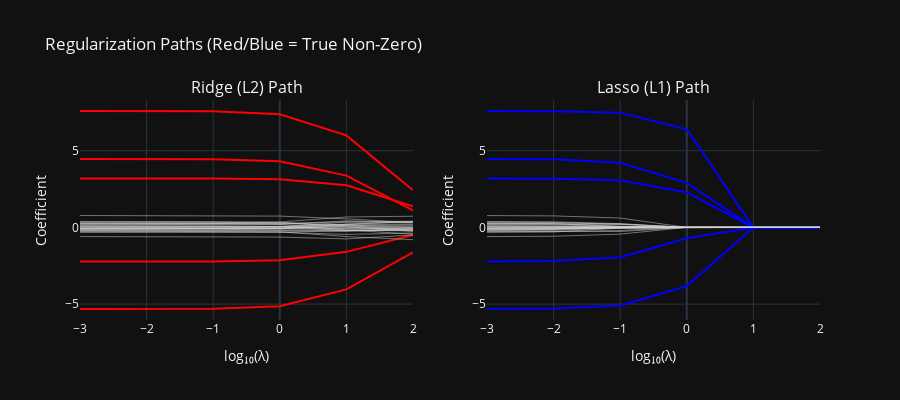

The notebook cell this image was saved under:
### Markdown cell above
##### Heavily inspired by

### Code cell
from sklearn.linear_model import LinearRegression, Ridge, Lasso, ElasticNet
from plotly.subplots import make_subplots
import plotly.graph_objects as go
lambdas = [0.001, 0.01, 0.1, 1, 10, 100]


np.random.seed(42)
n, p = 100, 30
X = np.random.randn(n, p)
trueBeta = np.zeros(p)
trueBeta[:5] = [8, -5, 3, -2, 4]
y = (X @ trueBeta) + (np.random.randn(n) * 2)


XTrain, XTest, yTrain, yTest = train_test_split(X, y, test_size=0.3, random_state=0)
ridge_coefs = []
lasso_coefs = []

for lam in lambdas:
    # Ridge
    ridge = Ridge(alpha=lam, fit_intercept=False)
    ridge.fit(XTrain, yTrain)
    ridge_coefs.append(ridge.coef_)

    lasso = Lasso(alpha=lam, fit_intercept=False, max_iter=10000)
    lasso.fit(XTrain, yTrain)
    lasso_coefs.append(lasso.coef_)

ridge_coefs = np.array(ridge_coefs)
lasso_coefs = np.array(lasso_coefs)

# Plot regularization paths
fig = make_subplots(rows=1, cols=2, subplot_titles=('Ridge (L2) Path', 'Lasso (L1) Path'))

for j in range(p):
    color = 'red' if j < 5 else 'lightgray'
    width = 2 if j < 5 else 0.5
    fig.add_trace(
        go.Scatter(x=np.log10(lambdas), y=ridge_coefs[:, j],
                   mode='lines', line=dict(color=color, width=width),
                   showlegend=False),
        row=1, col=1
    )
for j in range(p):
    color = 'blue' if j < 5 else 'lightgray'
    width = 2 if j < 5 else 0.5
    fig.add_trace(
        go.Scatter(x=np.log10(lambdas), y=lasso_coefs[:, j],
                   mode='lines', line=dict(color=color, width=width),
                   showlegend=False),
        row=1, col=2
    )

fig.update_layout(height=400, width=900,
                  title_text='Regularization Paths (Red/Blue = True Non-Zero)')
fig.update_xaxes(title_text='log_{10}(\mu)', row=1, col=1)
fig.update_xaxes(title_text='log_{10}(\mu)', row=1, col=2)
fig.update_yaxes(title_text='Coefficient', row=1, col=1)
fig.update_yaxes(title_text='Coefficient', row=1, col=2)
fig.show()


print("\nRIDGE (L2):")
for i, lam in enumerate(lambdas):
    max_coef = np.max(np.abs(ridge_coefs[i]))
    print(f"  \mu={lam:6.3f}: Max |coef| = {max_coef:.4f}")

print("\nLASSO (L1):")
for i, lam in enumerate(lambdas):
    n_zero = np.sum(lasso_coefs[i] == 0)
    print(f"  \mu={lam:6.3f}: {n_zero} coefficients exactly zero")



from sklearn.model_selection import GridSearchCV

# Extended lambda range for CV
lambdas_cv = np.logspace(-3, 2, 50)

ridge_cv = GridSearchCV(
    Ridge(fit_intercept=False),
    {'alpha': lambdas_cv},
    cv=5,
    scoring='neg_mean_squared_error'
)
ridge_cv.fit(XTrain, yTrain)

# Lasso CV
lasso_cv = GridSearchCV(
    Lasso(fit_intercept=False, max_iter=10000),
    {'alpha': lambdas_cv},
    cv=5,
    scoring='neg_mean_squared_error'
)
lasso_cv.fit(XTrain, yTrain)

### Figure 1 — Plotly figure (JSON) as saved in the notebook; plotly's stock layout.template omitted (floating-point values rounded to 4 significant figures)
{"data": [{"line": {"color": "red", "width": 2}, "mode": "lines", "showlegend": false, "x": [-3.0, -2.0, -1.0, 0.0, 1.0, 2.0], "y": [7.587, 7.585, 7.565, 7.376, 5.997, 2.422], "type": "scatter", "xaxis": "x", "yaxis": "y"}, {"line": {"color": "red", "width": 2}, "mode": "lines", "showlegend": false, "x": [-3.0, -2.0, -1.0, 0.0, 1.0, 2.0], "y": [-5.321, -5.319, -5.302, -5.139, -4.04, -1.624], "type": "scatter", "xaxis": "x", "yaxis": "y"}, {"line": {"color": "red", "width": 2}, "mode": "lines", "showlegend": false, "x": [-3.0, -2.0, -1.0, 0.0, 1.0, 2.0], "y": [3.186, 3.186, 3.181, 3.133, 2.746, 1.369], "type": "scatter", "xaxis": "x", "yaxis": "y"}, {"line": {"color": "red", "width": 2}, "mode": "lines", "showlegend": false, "x": [-3.0, -2.0, -1.0, 0.0, 1.0, 2.0], "y": [-2.23, -2.23, -2.221, -2.138, -1.595, -0.4905], "type": "scatter", "xaxis": "x", "yaxis": "y"}, {"line": {"color": "red", "width": 2}, "mode": "lines", "showlegend": false, "x": [-3.0, -2.0, -1.0, 0.0, 1.0, 2.0], "y": [4.457, 4.456, 4.443, 4.315, 3.375, 1.113], "type": "scatter", "xaxis": "x", "yaxis": "y"}, {"line": {"color": "lightgray", "width": 0.5}, "mode": "lines", "showlegend": false, "x": [-3.0, -2.0, -1.0, 0.0, 1.0, 2.0], "y": [0.1672, 0.1676, 0.172, 0.2127, 0.4246, 0.3545], "type": "scatter", "xaxis": "x", "yaxis": "y"}, {"line": {"color": "lightgray", "width": 0.5}, "mode": "lines", "showlegend": false, "x": [-3.0, -2.0, -1.0, 0.0, 1.0, 2.0], "y": [-0.06053, -0.06078, -0.06324, -0.08514, -0.1595, 0.006094], "type": "scatter", "xaxis": "x", "yaxis": "y"}, {"line": {"color": "lightgray", "width": 0.5}, "mode": "lines", "showlegend": false, "x": [-3.0, -2.0, -1.0, 0.0, 1.0, 2.0], "y": [0.3881, 0.3877, 0.383, 0.3382, 0.04808, -0.267], "type": "scatter", "xaxis": "x", "yaxis": "y"}, {"line": {"color": "lightgray", "width": 0.5}, "mode": "lines", "showlegend": false, "x": [-3.0, -2.0, -1.0, 0.0, 1.0, 2.0], "y": [0.1079, 0.1073, 0.1013, 0.0471, -0.2107, -0.215], "type": "scatter", "xaxis": "x", "yaxis": "y"}, {"line": {"color": "lightgray", "width": 0.5}, "mode": "lines", "showlegend": false, "x": [-3.0, -2.0, -1.0, 0.0, 1.0, 2.0], "y": [-0.08838, -0.08841, -0.08871, -0.0911, -0.08959, -0.0468], "type": "scatter", "xaxis": "x", "yaxis": "y"}, {"line": {"color": "lightgray", "width": 0.5}, "mode": "lines", "showlegend": false, "x": [-3.0, -2.0, -1.0, 0.0, 1.0, 2.0], "y": [0.773, 0.7726, 0.7692, 0.737, 0.5526, 0.3207], "type": "scatter", "xaxis": "x", "yaxis": "y"}, {"line": {"color": "lightgray", "width": 0.5}, "mode": "lines", "showlegend": false, "x": [-3.0, -2.0, -1.0, 0.0, 1.0, 2.0], "y": [0.04739, 0.04762, 0.04986, 0.07091, 0.194, 0.215], "type": "scatter", "xaxis": "x", "yaxis": "y"}, {"line": {"color": "lightgray", "width": 0.5}, "mode": "lines", "showlegend": false, "x": [-3.0, -2.0, -1.0, 0.0, 1.0, 2.0], "y": [-0.04155, -0.04093, -0.03479, 0.02241, 0.3389, 0.406], "type": "scatter", "xaxis": "x", "yaxis": "y"}, {"line": {"color": "lightgray", "width": 0.5}, "mode": "lines", "showlegend": false, "x": [-3.0, -2.0, -1.0, 0.0, 1.0, 2.0], "y": [-0.02119, -0.02083, -0.01724, 0.01627, 0.2143, 0.3716], "type": "scatter", "xaxis": "x", "yaxis": "y"}, {"line": {"color": "lightgray", "width": 0.5}, "mode": "lines", "showlegend": false, "x": [-3.0, -2.0, -1.0, 0.0, 1.0, 2.0], "y": [-0.2787, -0.2791, -0.2824, -0.3131, -0.4597, -0.3673], "type": "scatter", "xaxis": "x", "yaxis": "y"}, {"line": {"color": "lightgray", "width": 0.5}, "mode": "lines", "showlegend": false, "x": [-3.0, -2.0, -1.0, 0.0, 1.0, 2.0], "y": [0.2017, 0.202, 0.2046, 0.2293, 0.3637, 0.301], "type": "scatter", "xaxis": "x", "yaxis": "y"}, {"line": {"color": "lightgray", "width": 0.5}, "mode": "lines", "showlegend": false, "x": [-3.0, -2.0, -1.0, 0.0, 1.0, 2.0], "y": [-0.1157, -0.1153, -0.1106, -0.06683, 0.2001, 0.3768], "type": "scatter", "xaxis": "x", "yaxis": "y"}, {"line": {"color": "lightgray", "width": 0.5}, "mode": "lines", "showlegend": false, "x": [-3.0, -2.0, -1.0, 0.0, 1.0, 2.0], "y": [-0.2415, -0.2419, -0.2463, -0.2894, -0.5999, -0.8024], "type": "scatter", "xaxis": "x", "yaxis": "y"}, {"line": {"color": "lightgray", "width": 0.5}, "mode": "lines", "showlegend": false, "x": [-3.0, -2.0, -1.0, 0.0, 1.0, 2.0], "y": [-0.199, -0.1991, -0.2005, -0.2122, -0.253, -0.09489], "type": "scatter", "xaxis": "x", "yaxis": "y"}, {"line": {"color": "lightgray", "width": 0.5}, "mode": "lines", "showlegend": false, "x": [-3.0, -2.0, -1.0, 0.0, 1.0, 2.0], "y": [0.2681, 0.2674, 0.2607, 0.1976, -0.1707, -0.4404], "type": "scatter", "xaxis": "x", "yaxis": "y"}, {"line": {"color": "lightgray", "width": 0.5}, "mode": "lines", "showlegend": false, "x": [-3.0, -2.0, -1.0, 0.0, 1.0, 2.0], "y": [-0.6006, -0.6009, -0.6039, -0.6306, -0.7507, -0.4935], "type": "scatter", "xaxis": "x", "yaxis": "y"}, {"line": {"color": "lightgray", "width": 0.5}, "mode": "lines", "showlegend": false, "x": [-3.0, -2.0, -1.0, 0.0, 1.0, 2.0], "y": [0.2849, 0.2855, 0.2918, 0.3503, 0.6775, 0.7272], "type": "scatter", "xaxis": "x", "yaxis": "y"}, {"line": {"color": "lightgray", "width": 0.5}, "mode": "lines", "showlegend": false, "x": [-3.0, -2.0, -1.0, 0.0, 1.0, 2.0], "y": [-0.1621, -0.1615, -0.156, -0.1054, 0.1398, 0.1567], "type": "scatter", "xaxis": "x", "yaxis": "y"}, {"line": {"color": "lightgray", "width": 0.5}, "mode": "lines", "showlegend": false, "x": [-3.0, -2.0, -1.0, 0.0, 1.0, 2.0], "y": [0.3466, 0.3463, 0.3433, 0.315, 0.1536, 0.0004409], "type": "scatter", "xaxis": "x", "yaxis": "y"}, {"line": {"color": "lightgray", "width": 0.5}, "mode": "lines", "showlegend": false, "x": [-3.0, -2.0, -1.0, 0.0, 1.0, 2.0], "y": [0.09104, 0.09076, 0.08794, 0.06162, -0.08865, -0.1857], "type": "scatter", "xaxis": "x", "yaxis": "y"}, {"line": {"color": "lightgray", "width": 0.5}, "mode": "lines", "showlegend": false, "x": [-3.0, -2.0, -1.0, 0.0, 1.0, 2.0], "y": [-0.1572, -0.1573, -0.1586, -0.1699, -0.218, -0.1563], "type": "scatter", "xaxis": "x", "yaxis": "y"}, {"line": {"color": "lightgray", "width": 0.5}, "mode": "lines", "showlegend": false, "x": [-3.0, -2.0, -1.0, 0.0, 1.0, 2.0], "y": [0.03377, 0.0338, 0.03406, 0.03553, 0.006037, -0.09225], "type": "scatter", "xaxis": "x", "yaxis": "y"}, {"line": {"color": "lightgray", "width": 0.5}, "mode": "lines", "showlegend": false, "x": [-3.0, -2.0, -1.0, 0.0, 1.0, 2.0], "y": [-0.09138, -0.0911, -0.08832, -0.06242, 0.07768, 0.08853], "type": "scatter", "xaxis": "x", "yaxis": "y"}, {"line": {"color": "lightgray", "width": 0.5}, "mode": "lines", "showlegend": false, "x": [-3.0, -2.0, -1.0, 0.0, 1.0, 2.0], "y": [-0.3245, -0.3243, -0.3225, -0.3054, -0.2204, -0.1739], "type": "scatter", "xaxis": "x", "yaxis": "y"}, {"line": {"color": "lightgray", "width": 0.5}, "mode": "lines", "showlegend": false, "x": [-3.0, -2.0, -1.0, 0.0, 1.0, 2.0], "y": [0.2637, 0.2635, 0.2615, 0.2423, 0.1144, -0.1555], "type": "scatter", "xaxis": "x", "yaxis": "y"}, {"line": {"color": "blue", "width": 2}, "mode": "lines", "showlegend": false, "x": [-3.0, -2.0, -1.0, 0.0, 1.0, 2.0], "y": [7.585, 7.568, 7.479, 6.395, 0.0, 0.0], "type": "scatter", "xaxis": "x2", "yaxis": "y2"}, {"line": {"color": "blue", "width": 2}, "mode": "lines", "showlegend": false, "x": [-3.0, -2.0, -1.0, 0.0, 1.0, 2.0], "y": [-5.317, -5.287, -5.082, -3.818, -0.0, -0.0], "type": "scatter", "xaxis": "x2", "yaxis": "y2"}, {"line": {"color": "blue", "width": 2}, "mode": "lines", "showlegend": false, "x": [-3.0, -2.0, -1.0, 0.0, 1.0, 2.0], "y": [3.186, 3.178, 3.067, 2.277, 0.0, 0.0], "type": "scatter", "xaxis": "x2", "yaxis": "y2"}, {"line": {"color": "blue", "width": 2}, "mode": "lines", "showlegend": false, "x": [-3.0, -2.0, -1.0, 0.0, 1.0, 2.0], "y": [-2.226, -2.194, -1.948, -0.7119, -0.0, -0.0], "type": "scatter", "xaxis": "x2", "yaxis": "y2"}, {"line": {"color": "blue", "width": 2}, "mode": "lines", "showlegend": false, "x": [-3.0, -2.0, -1.0, 0.0, 1.0, 2.0], "y": [4.455, 4.433, 4.212, 2.904, 0.0, 0.0], "type": "scatter", "xaxis": "x2", "yaxis": "y2"}, {"line": {"color": "lightgray", "width": 0.5}, "mode": "lines", "showlegend": false, "x": [-3.0, -2.0, -1.0, 0.0, 1.0, 2.0], "y": [0.1666, 0.1595, 0.06513, -0.0, 0.0, 0.0], "type": "scatter", "xaxis": "x2", "yaxis": "y2"}, {"line": {"color": "lightgray", "width": 0.5}, "mode": "lines", "showlegend": false, "x": [-3.0, -2.0, -1.0, 0.0, 1.0, 2.0], "y": [-0.06099, -0.06557, -0.02416, -0.0, 0.0, 0.0], "type": "scatter", "xaxis": "x2", "yaxis": "y2"}, {"line": {"color": "lightgray", "width": 0.5}, "mode": "lines", "showlegend": false, "x": [-3.0, -2.0, -1.0, 0.0, 1.0, 2.0], "y": [0.3859, 0.3651, 0.2452, -0.0, -0.0, -0.0], "type": "scatter", "xaxis": "x2", "yaxis": "y2"}, {"line": {"color": "lightgray", "width": 0.5}, "mode": "lines", "showlegend": false, "x": [-3.0, -2.0, -1.0, 0.0, 1.0, 2.0], "y": [0.1042, 0.0718, 0.0, -0.0, -0.0, -0.0], "type": "scatter", "xaxis": "x2", "yaxis": "y2"}, {"line": {"color": "lightgray", "width": 0.5}, "mode": "lines", "showlegend": false, "x": [-3.0, -2.0, -1.0, 0.0, 1.0, 2.0], "y": [-0.08797, -0.0823, -0.0, -0.0, -0.0, -0.0], "type": "scatter", "xaxis": "x2", "yaxis": "y2"}, {"line": {"color": "lightgray", "width": 0.5}, "mode": "lines", "showlegend": false, "x": [-3.0, -2.0, -1.0, 0.0, 1.0, 2.0], "y": [0.7706, 0.7497, 0.6106, 0.0, 0.0, 0.0], "type": "scatter", "xaxis": "x2", "yaxis": "y2"}, {"line": {"color": "lightgray", "width": 0.5}, "mode": "lines", "showlegend": false, "x": [-3.0, -2.0, -1.0, 0.0, 1.0, 2.0], "y": [0.04514, 0.02499, -0.0, 0.0, 0.0, 0.0], "type": "scatter", "xaxis": "x2", "yaxis": "y2"}, {"line": {"color": "lightgray", "width": 0.5}, "mode": "lines", "showlegend": false, "x": [-3.0, -2.0, -1.0, 0.0, 1.0, 2.0], "y": [-0.03881, -0.01561, 0.0, 0.0, 0.0, 0.0], "type": "scatter", "xaxis": "x2", "yaxis": "y2"}, {"line": {"color": "lightgray", "width": 0.5}, "mode": "lines", "showlegend": false, "x": [-3.0, -2.0, -1.0, 0.0, 1.0, 2.0], "y": [-0.0171, 0.0, 0.0, 0.0, 0.0, 0.0], "type": "scatter", "xaxis": "x2", "yaxis": "y2"}, {"line": {"color": "lightgray", "width": 0.5}, "mode": "lines", "showlegend": false, "x": [-3.0, -2.0, -1.0, 0.0, 1.0, 2.0], "y": [-0.2788, -0.2779, -0.1993, -0.0, -0.0, -0.0], "type": "scatter", "xaxis": "x2", "yaxis": "y2"}, {"line": {"color": "lightgray", "width": 0.5}, "mode": "lines", "showlegend": false, "x": [-3.0, -2.0, -1.0, 0.0, 1.0, 2.0], "y": [0.2006, 0.1947, 0.1945, 0.0, 0.0, 0.0], "type": "scatter", "xaxis": "x2", "yaxis": "y2"}, {"line": {"color": "lightgray", "width": 0.5}, "mode": "lines", "showlegend": false, "x": [-3.0, -2.0, -1.0, 0.0, 1.0, 2.0], "y": [-0.1142, -0.09675, -0.02545, 0.0, 0.0, 0.0], "type": "scatter", "xaxis": "x2", "yaxis": "y2"}, {"line": {"color": "lightgray", "width": 0.5}, "mode": "lines", "showlegend": false, "x": [-3.0, -2.0, -1.0, 0.0, 1.0, 2.0], "y": [-0.2402, -0.2386, -0.2679, -0.0, -0.0, -0.0], "type": "scatter", "xaxis": "x2", "yaxis": "y2"}, {"line": {"color": "lightgray", "width": 0.5}, "mode": "lines", "showlegend": false, "x": [-3.0, -2.0, -1.0, 0.0, 1.0, 2.0], "y": [-0.1979, -0.1856, -0.0504, 0.0, -0.0, -0.0], "type": "scatter", "xaxis": "x2", "yaxis": "y2"}, {"line": {"color": "lightgray", "width": 0.5}, "mode": "lines", "showlegend": false, "x": [-3.0, -2.0, -1.0, 0.0, 1.0, 2.0], "y": [0.2663, 0.2503, 0.07492, -0.0, -0.0, -0.0], "type": "scatter", "xaxis": "x2", "yaxis": "y2"}, {"line": {"color": "lightgray", "width": 0.5}, "mode": "lines", "showlegend": false, "x": [-3.0, -2.0, -1.0, 0.0, 1.0, 2.0], "y": [-0.598, -0.5772, -0.4379, -0.0, -0.0, -0.0], "type": "scatter", "xaxis": "x2", "yaxis": "y2"}, {"line": {"color": "lightgray", "width": 0.5}, "mode": "lines", "showlegend": false, "x": [-3.0, -2.0, -1.0, 0.0, 1.0, 2.0], "y": [0.2854, 0.287, 0.2259, 0.0, 0.0, 0.0], "type": "scatter", "xaxis": "x2", "yaxis": "y2"}, {"line": {"color": "lightgray", "width": 0.5}, "mode": "lines", "showlegend": false, "x": [-3.0, -2.0, -1.0, 0.0, 1.0, 2.0], "y": [-0.1586, -0.1307, -0.0, 0.0, 0.0, 0.0], "type": "scatter", "xaxis": "x2", "yaxis": "y2"}, {"line": {"color": "lightgray", "width": 0.5}, "mode": "lines", "showlegend": false, "x": [-3.0, -2.0, -1.0, 0.0, 1.0, 2.0], "y": [0.3439, 0.3225, 0.2097, 0.0, -0.0, -0.0], "type": "scatter", "xaxis": "x2", "yaxis": "y2"}, {"line": {"color": "lightgray", "width": 0.5}, "mode": "lines", "showlegend": false, "x": [-3.0, -2.0, -1.0, 0.0, 1.0, 2.0], "y": [0.08933, 0.07523, 0.0, -0.0, -0.0, -0.0], "type": "scatter", "xaxis": "x2", "yaxis": "y2"}, {"line": {"color": "lightgray", "width": 0.5}, "mode": "lines", "showlegend": false, "x": [-3.0, -2.0, -1.0, 0.0, 1.0, 2.0], "y": [-0.1545, -0.1331, -0.0, 0.0, -0.0, -0.0], "type": "scatter", "xaxis": "x2", "yaxis": "y2"}, {"line": {"color": "lightgray", "width": 0.5}, "mode": "lines", "showlegend": false, "x": [-3.0, -2.0, -1.0, 0.0, 1.0, 2.0], "y": [0.03369, 0.0283, -0.0, -0.0, -0.0, -0.0], "type": "scatter", "xaxis": "x2", "yaxis": "y2"}, {"line": {"color": "lightgray", "width": 0.5}, "mode": "lines", "showlegend": false, "x": [-3.0, -2.0, -1.0, 0.0, 1.0, 2.0], "y": [-0.08871, -0.06655, -0.0, -0.0, 0.0, 0.0], "type": "scatter", "xaxis": "x2", "yaxis": "y2"}, {"line": {"color": "lightgray", "width": 0.5}, "mode": "lines", "showlegend": false, "x": [-3.0, -2.0, -1.0, 0.0, 1.0, 2.0], "y": [-0.3213, -0.2935, -0.04991, -0.0, -0.0, -0.0], "type": "scatter", "xaxis": "x2", "yaxis": "y2"}, {"line": {"color": "lightgray", "width": 0.5}, "mode": "lines", "showlegend": false, "x": [-3.0, -2.0, -1.0, 0.0, 1.0, 2.0], "y": [0.2614, 0.2421, 0.05168, -0.0, -0.0, -0.0], "type": "scatter", "xaxis": "x2", "yaxis": "y2"}], "layout": {"xaxis": {"anchor": "y", "domain": [0.0, 0.45], "title": {"text": "log₁₀(λ)"}}, "yaxis": {"anchor": "x", "domain": [0.0, 1.0], "title": {"text": "Coefficient"}}, "xaxis2": {"anchor": "y2", "domain": [0.55, 1.0], "title": {"text": "log₁₀(λ)"}}, "yaxis2": {"anchor": "x2", "domain": [0.0, 1.0], "title": {"text": "Coefficient"}}, "annotations": [{"font": {"size": 16}, "showarrow": false, "text": "Ridge (L2) Path", "x": 0.225, "xanchor": "center", "xref": "paper", "y": 1.0, "yanchor": "bottom", "yref": "paper"}, {"font": {"size": 16}, "showarrow": false, "text": "Lasso (L1) Path", "x": 0.775, "xanchor": "center", "xref": "paper", "y": 1.0, "yanchor": "bottom", "yref": "paper"}], "title": {"text": "Regularization Paths (Red/Blue = True Non-Zero)"}, "height": 400, "width": 900}}
